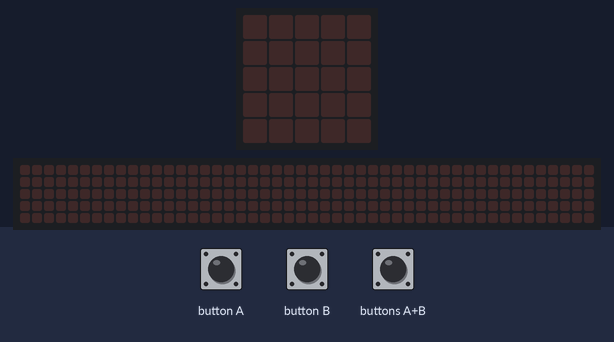
Bench run of a program on a simulated BBC micro:bit (MakeCode). Shown: the board's 5×5 LED display, a strip that is not on the board, showing the scrolling text unrolled. The inputs (shaded band) are chosen by the test bench. The 48×5 strip is a reading aid, not a part: it shows the text the display is scrolling, unrolled, one strip-width of it at a time.

Above: at 1.2 s.
1.3 s: button A pressed for 0.15 s
At 1.6 s:
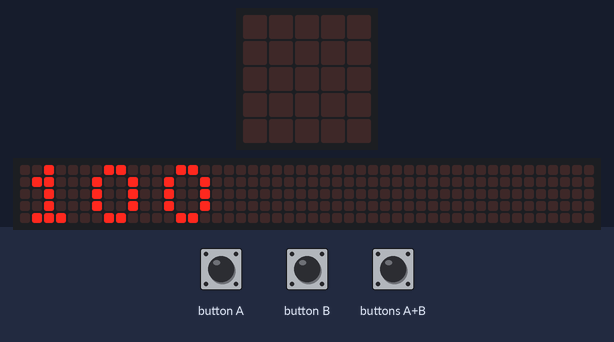
4.3 s: buttons A+B pressed for 0.15 s
6.5 s: button A pressed for 0.15 s
At 7.02 s:
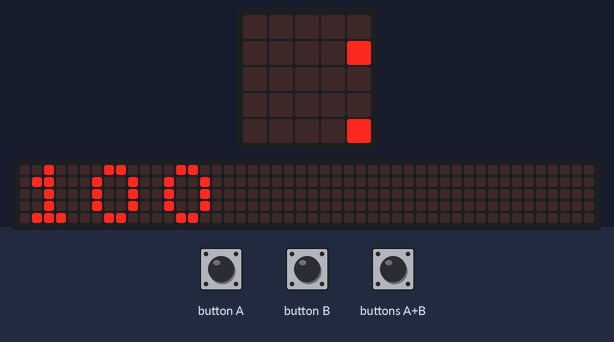
Timing chart, 0 to 9.5 s (numbered marks = the images above; inputs shaded):
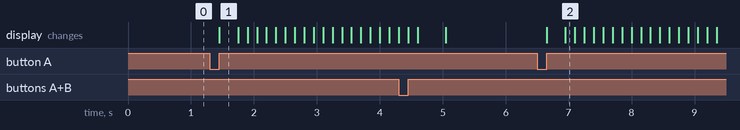

Measured:
- after the input at 1.3 s, the display: changes after 0.15 s (image 1)
- after the input at 6.5 s, the display: first changes after 0.15 s (image 2 shows a later state)

The program:

main.ts
```typescript
let cifre_varibal = 0
let _100_a = 0
let _10_a = 0
let _1_a = 0
let _100_b = 0
let _10_b = 0
let _1_b = 0
let svar = 0
input.onButtonPressed(Button.A, function () {
    if (cifre_varibal == 0) {
        _100_a = _100_a + 100
        basic.showNumber(_100_a)
    } else if (cifre_varibal == 1) {
        _10_a = _10_a + 10
        basic.showNumber(_10_a)
    } else if (cifre_varibal == 2) {
        _1_a = _1_a + 1
        basic.showNumber(_1_a)
    } else if (cifre_varibal == 3) {
        _100_b = _100_b + 100
        basic.showNumber(_100_b)
    } else if (cifre_varibal == 4) {
        _10_b = _10_b + 10
        basic.showNumber(_10_b)
    } else if (cifre_varibal == 5) {
        _1_b = _1_b + 1
        basic.showNumber(_1_b)
    } else if (cifre_varibal == 6) {
        svar = _1_a + _1_b + _10_a + (_10_b + (_100_a + _100_b))
        basic.showNumber(svar)
    } else if (cifre_varibal == 7) {
        svar = _1_a + _10_a + _100_a - (_1_b + (_10_b + _100_b))
        basic.showNumber(svar)
    } else if (cifre_varibal == 8) {
        svar = (_1_a + _10_a + _100_a) * (_1_b + (_10_b + _100_b))
        basic.showNumber(svar)
    } else {
        svar = (_1_a + _10_a + _100_a) / (_1_b + (_10_b + _100_b))
        basic.showNumber(svar)
    }
})
input.onButtonPressed(Button.AB, function () {
    cifre_varibal = 0
    _1_a = 0
    _1_b = 0
    _10_a = 0
    _10_b = 0
    _100_a = 0
    _100_b = 0
    basic.showLeds(`
        . . . . .
        . . . . .
        . . . . .
        . . . . .
        . . . . .
        `)
})
input.onButtonPressed(Button.B, function () {
    cifre_varibal = cifre_varibal + 1
})
```

test.ts
```typescript
// test ender her, dette bliver ikke kompileret, når denne pakke bruges som en udvidelse.
```
